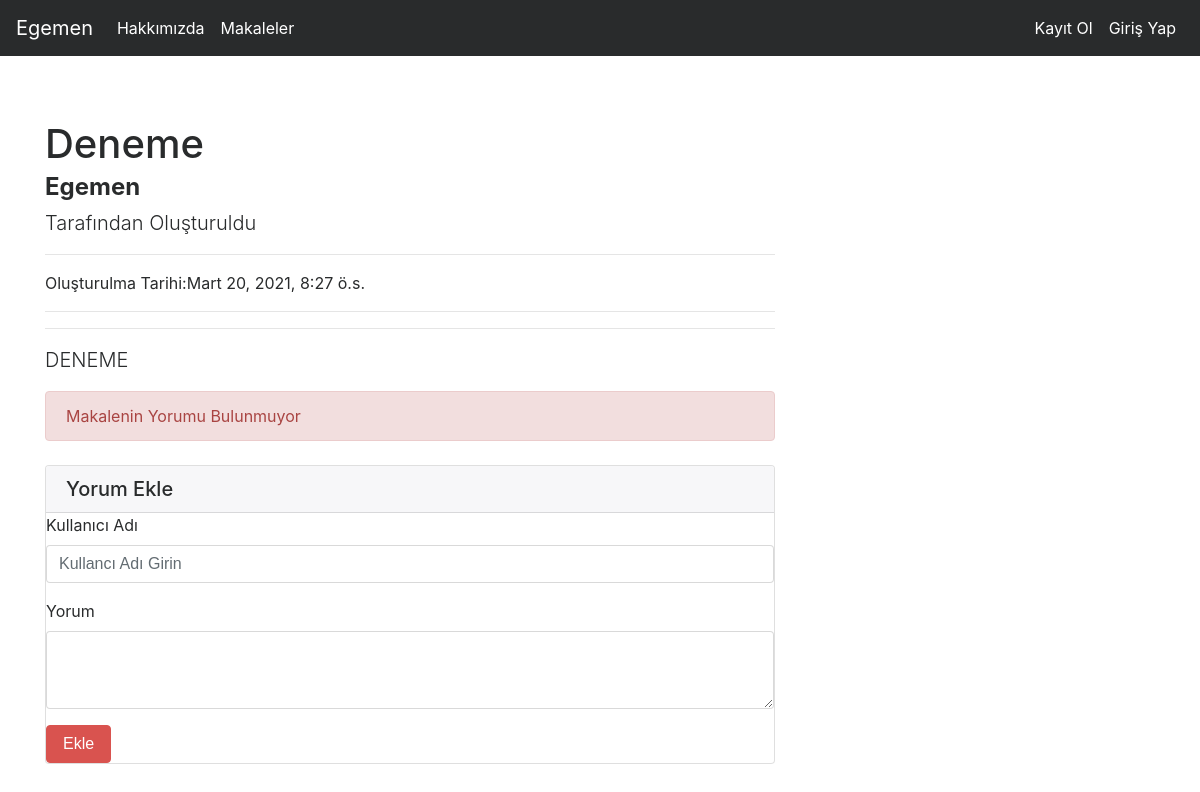
The app's page /articles/article/1 with its own data.
### article/models.py (models this page shows, shortened)
class Article(models.Model):
    author = models.ForeignKey('auth.User', on_delete=models.CASCADE,verbose_name="Yazar")
    title =  models.CharField(max_length=50,verbose_name="Başlık")
    content = RichTextField(verbose_name="Metin")
    created_date = models.DateTimeField(auto_now_add=True)
    article_image = models.FileField(blank=True,null=True,verbose_name="Görsel")

### article/views.py (the view)
# urls.py: path("article/<int:id>",views.detail,name="detail"),
def detail(request,id):
    article =  get_object_or_404(Article,id=id)
    comments = article.comments.all()
    return render(request,"detail.html",{"article":article,"comments":comments})

### templates/detail.html (shortened to what this page needs)
{% extends "layout.html" %}
{% block body %}
<div class="row">
      <div class="col-lg-8">
        <h1 class="mt-4">{{article.title}}</h1>
        <h4><strong>{{article.author.username}}</strong></h4>
        <p class="lead">Tarafından Oluşturuldu</p>
        <hr>
        <p>Oluşturulma Tarihi:{{article.created_date}}</p>
        <hr>
        <hr>
        <p class="lead">
            {{article.content|safe}}
        </p>
        {% if comments %}
        {% else %}
        <div class="alert alert-danger">Makalenin Yorumu Bulunmuyor</div>
        {% endif %}
        <div class="card my-4">
          <h5 class="card-header">Yorum Ekle</h5>
          <div class="card-body">
            <form action = "{% url 'article:comment' article.id %}"method="POST">
              <div class="form-group">
                  <label for="formGroupExampleInput">Kullanıcı Adı</label>
                  <input type="text" class="form-control" id="formGroupExampleInput" placeholder="Kullancı Adı Girin">
              </div>
              <div class="form-group">
                <label for="formGroupExampleInput">Yorum</label>
                <textarea name = "comments_content" class="form-control" rows="3"></textarea>
              </div>
              <button type="submit" class="btn btn-danger">Ekle</button>
            </form>
          </div>
        </div>
      </div>
      <div class="col-md-4">
      </div>
    </div>
{% endblock body %}

### records on screen
Article: title "Deneme", author.username "Egemen", created_date "Mart 20, 2021, 8:27 ö.s.", content "DENEME"
